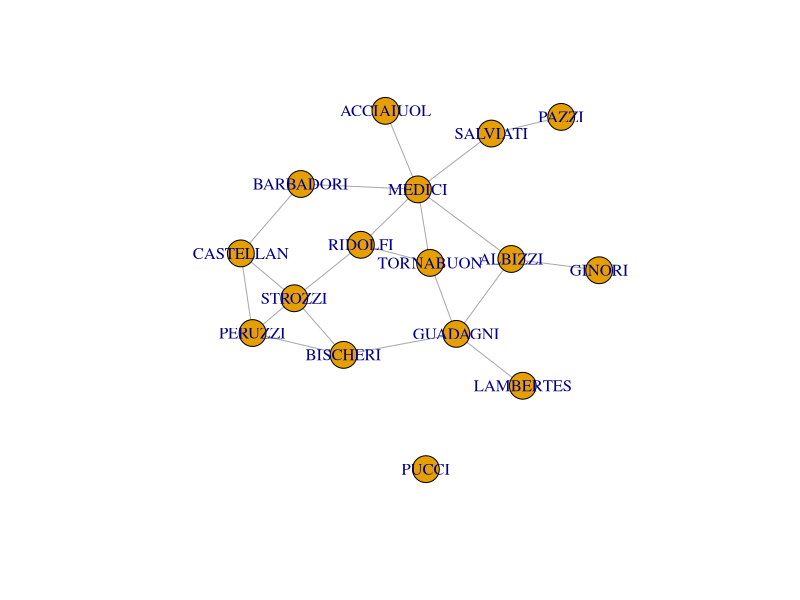

Generate this figure with R: (Note: this script raises an error after producing the figure.)
## ---- chunk 1
florence <- read.csv("florentine.csv", row.names = "FAMILY")
florence <- as.matrix(florence)

florence[1:5, 1:5]
## ---- chunk 2
rowSums(florence)
## ---- chunk 3
library("igraph")
## ---- chunk 4
florence <- graph.adjacency(florence, mode = "undirected", diag = FALSE)
plot(florence)
## ---- chunk 5
degree(florence)
## ---- chunk 6
closeness(florence)
## ---- chunk 7
1 / (closeness(florence) * 15)
## ---- chunk 8
betweenness(florence)
## ---- chunk 9
plot(florence, vertex.size = closeness(florence) * 1000, main = "Closeness")
## ---- chunk 10
plot(florence, vertex.size = betweenness(florence), main = "Betweenness")
